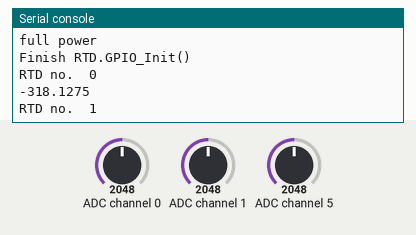
Simulated run of this program. Board: ESP32 board running MicroPython. On the bench: the last lines printed to the serial console. The inputs (shaded band) are chosen by the test bench; at power-on: ADC channel 0 = 2048, ADC channel 1 = 2048, ADC channel 5 = 2048 (analog values on the 0–4095 scale).

Above: at 6.2 s.
6.3 s: ADC channel 0 set to 2866
At 7.7 s:
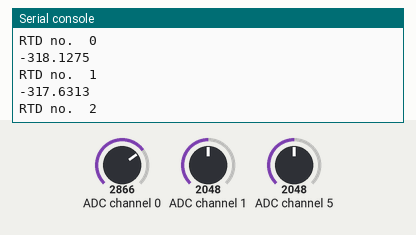
16.5 s: ADC channel 0 set to 3603
At 17.8 s:
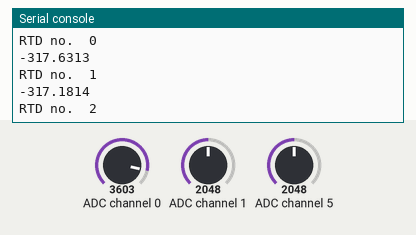
Timing chart, 0 to 19.5 s (numbered marks = the images above; inputs shaded):
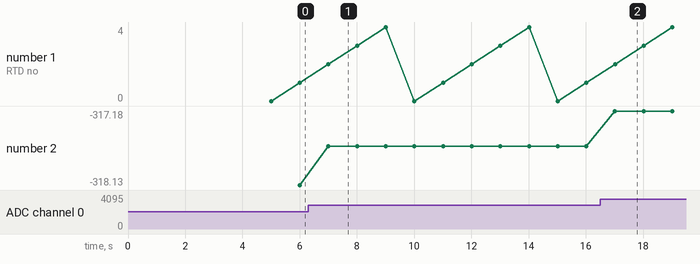

Measured:
- after the input at 6.3 s, the serial console: prints a new line after 0.70 s (image 1)
- after the input at 16.5 s, the serial console: prints a new line after 0.52 s (image 2)
- plotted number 2: -318.13 → -317.63 after the input at 6.3 s, -317.63 → -317.18 after the input at 16.5 s

The program:

main.py
```python
from machine import Pin
from time import sleep
import RTDSettings as RTD

RTD.GPIO_Init()
RTD.Set_Init()
sleep(5.0)
print("Finish RTD.GPIO_Init()")

suma=[]
meas_RTD0=[]
meas_RTD1=[]
meas_RTD2=[]
meas_RTD3=[]
meas_RTD4=[]
average=[]
error=[]
std=[]
theo_val=[100,10,50,250,150]
n=50
while True:
    RTD.ADC_Init()
    for i in range(n):
        for x in range(5):
            print("RTD no. ", x)
            RTD.Sel_Channel(x)
            sleep(1.0)
            tempo=RTD.Resistance_Convertion(RTD.Read_ADC())
            print(tempo)
            if (x==0):
                meas_RTD0.append(tempo)
            elif (x==1):
                meas_RTD1.append(tempo)
            elif (x==2):
                meas_RTD2.append(tempo)
            elif (x==3):
                meas_RTD3.append(tempo)
            elif (x==4):
                meas_RTD4.append(tempo)
        print("Finish ADC x 4 Channels Reading. Reading : #",i)

    suma.append(sum(meas_RTD0))
    suma.append(sum(meas_RTD1))
    suma.append(sum(meas_RTD2))
    suma.append(sum(meas_RTD3))
    suma.append(sum(meas_RTD4))
    meas_RTD=[meas_RTD0,meas_RTD1,meas_RTD2,meas_RTD3,meas_RTD4]
    print("-----------------------------------------------------------------------------------------")
    for i in range (5):
        average.append(suma[i]/n)
        error.append(100*abs(theo_val[i]-average[i])/theo_val[i])
        tempo=[]
        for k in range (n):
            tempo.append((meas_RTD[i][k] - average[i])**2)
        std.append((sum(tempo)/n)**0.5)
    print("averages: ",average)
    print("errors: ",error)
    print("std: ",std)
    print("-----------------------------FINAL DE PRUEBA (",n,") mediciones)--------------------------------------")
    sleep(5.0)


    
```

RTDSettings.py
```python
from machine import Pin, SoftSPI
spi = SoftSPI(baudrate=1000000, polarity=1, phase=1, sck=Pin(18), mosi=Pin(23), miso=Pin(19))

def GPIO_Init():
    #RESET
    #disable all channels
    #Channel_0 Register
    x=spi.read(1, 0x09)
    x=spi.read(1, 0x00)
    x=spi.read(1, 0x00)
    #Channel_1 Register
    x=spi.read(1, 0x0A)
    x=spi.read(1, 0x00)
    x=spi.read(1, 0x00)
    #Channel_2 Register
    x=spi.read(1, 0x0B)
    x=spi.read(1, 0x00)
    x=spi.read(1, 0x00)
    #Channel_3 Register
    x=spi.read(1, 0x0C)
    x=spi.read(1, 0x00)
    x=spi.read(1, 0x00)
    #Channel_4 Register
    x=spi.read(1, 0x0D)
    x=spi.read(1, 0x00)
    x=spi.read(1, 0x00)

    #Config_0 Register
    #bipolar
    #gain=16
    #ref(+), ref(-)
    x=spi.read(1, 0x19)
    x=spi.read(1, 0x08)
    x=spi.read(1, 0x04)

def Set_Init():
    print("full power")
    #IO_Control_1 Register
    #disable current
    x=spi.read(1, 0x03)
    x=spi.read(1, 0x00)
    x=spi.read(1, 0x00)
    x=spi.read(1, 0x80)


def CH_0():
    #Channel_0 Register
    #enable
    #AINP=AIN2
    #AINM=AIN3
    #setup = Config_0
    x=spi.read(1, 0x09)
    x=spi.read(1, 0x80)
    x=spi.read(1, 0x43)
    #IO_Control_1 Register
    #Iout0 = 500 uA
    #Iout_CH = AIN0
    x=spi.read(1, 0x03)
    x=spi.read(1, 0x00)
    x=spi.read(1, 0x04)
    x=spi.read(1, 0x00)

def CH_1():
    #Channel_1 Register
    #enable
    #AINP=AIN4
    #AINM=AIN5
    #setup = Config_0
    x=spi.read(1, 0x0A)
    x=spi.read(1, 0x80)
    x=spi.read(1, 0x85)
    #IO_Control_1 Register
    #Iout0 = 500 uA
    #Iout_CH = AIN1
    x=spi.read(1, 0x03)
    x=spi.read(1, 0x00)
    x=spi.read(1, 0x04)
    x=spi.read(1, 0x01)

def CH_2():
    #Channel_2 Register
    #enable
    #AINP=AIN6
    #AINM=AIN7
    #setup = Config_0
    x=spi.read(1, 0x0B)
    x=spi.read(1, 0x80)
    x=spi.read(1, 0xCE)
    #IO_Control_1 Register
    #Iout0 = 500 uA
    #Iout_CH = AIN8
    x=spi.read(1, 0x03)
    x=spi.read(1, 0x00)
    x=spi.read(1, 0x04)
    x=spi.read(1, 0x08)

def CH_3():
    #Channel_3 Register
    #enable
    #AINP=AIN9
    #AINM=AIN10
    #setup = Config_0
    x=spi.read(1, 0x0C)
    x=spi.read(1, 0x81)
    x=spi.read(1, 0x2A)
    #IO_Control_1 Register
    #Iout0 = 500 uA
    #Iout_CH = AIN11
    x=spi.read(1, 0x03)
    x=spi.read(1, 0x00)
    x=spi.read(1, 0x04)
    x=spi.read(1, 0x0B)

def CH_4():
    #Channel_4 Register
    #enable
    #AINP=AIN12
    #AINM=AIN13
    #setup = Config_0
    x=spi.read(1, 0x0D)
    x=spi.read(1, 0x81)
    x=spi.read(1, 0x8D)
    #IO_Control_1 Register
    #Iout0 = 500 uA
    #Iout_CH = AIN14
    x=spi.read(1, 0x03)
    x=spi.read(1, 0x00)
    x=spi.read(1, 0x04)
    x=spi.read(1, 0x0E)

def ADC_Init():
    #ADC_control Register
    #Internal CLK
    #full power mode
    #continuos convertion mode
    x=spi.read(1, 0x01)
    x=spi.read(1, 0x00)
    x=spi.read(1, 0x00)
    #x=spi.read(3, 0x41)
    #print("ADC_Init(): ", x)

def Sel_Channel(CH_id):#CH_id is an integer and the number of the RTD to activate {0,...,4}
    channels = [CH_0, CH_1, CH_2, CH_3, CH_4] #array of channel activation
    GPIO_Init()
    channel_sel=channels[CH_id]() #activation of channel to measure
    #print ("RTD ", CH_id, "selected")

def Read_ADC():
    x=spi.read(1, 0x42) #ignore first byte "adress instruction"
    x=spi.read(3, 0x42) #read data from ADC_data Register
    x=int.from_bytes(x,"big") #converts data into an integer
    return x

def Resistance_Convertion(dataadc):
    Rref = 5110 #reference resistance
    G = 16.0 # Gain
    r = (dataadc - 2**23) * Rref / (G * 2**23) #convertion into a resistance value
    return r
```
